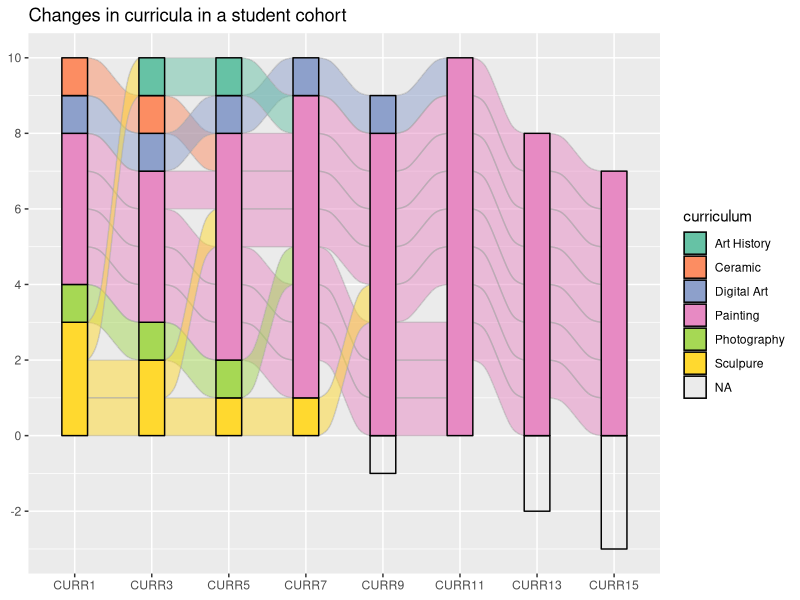

Recreate this plot in R.
## ---- chunk 1
knitr::opts_chunk$set(
  collapse = TRUE,
  comment = "#>",
  fig.path = "paper/"
)
## ---- chunk 2
library(ggalluvial)
data(majors)
majors$curriculum <- as.factor(majors$curriculum)
ggplot(majors,
       aes(x = semester, stratum = curriculum, alluvium = student,
           fill = curriculum)) +
  scale_fill_brewer(type = "qual", palette = "Set2") +
  scale_y_continuous(breaks = seq(-2, 10, 2)) +
  geom_flow(stat = "alluvium", lode.guidance = "frontback",
            color = "darkgray", negate.strata = NA) +
  geom_stratum(negate.strata = NA) +
  theme(legend.position = "right") +
  labs(x = NULL) +
  ggtitle("Changes in curricula in a student cohort")
